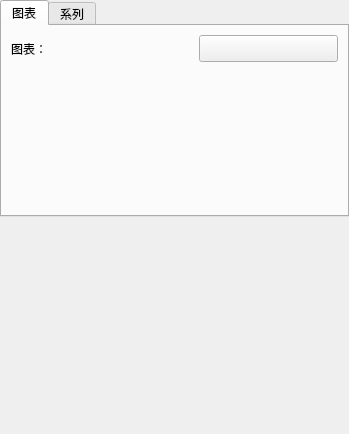
<ui version="4.0">
 <class>qSlicerPlotsModuleWidget</class>
 <widget class="qSlicerWidget" name="qSlicerPlotsModuleWidget">
  <property name="geometry">
   <rect>
    <x>0</x>
    <y>0</y>
    <width>349</width>
    <height>434</height>
   </rect>
  </property>
  <property name="sizePolicy">
   <sizepolicy hsizetype="Minimum" vsizetype="Preferred">
    <horstretch>0</horstretch>
    <verstretch>0</verstretch>
   </sizepolicy>
  </property>
  <property name="windowTitle">
   <string>图表</string>
  </property>
  <property name="windowIcon">
   <iconset resource="../qSlicerPlotsModule.qrc">
    <normaloff>:/Icons/Plots.png</normaloff>:/Icons/Plots.png</iconset>
  </property>
  <layout class="QVBoxLayout" name="verticalLayout">
   <property name="leftMargin">
    <number>0</number>
   </property>
   <property name="topMargin">
    <number>0</number>
   </property>
   <property name="rightMargin">
    <number>0</number>
   </property>
   <property name="bottomMargin">
    <number>0</number>
   </property>
   <item>
    <widget class="QTabWidget" name="PlotsTabWidget">
     <property name="currentIndex">
      <number>0</number>
     </property>
     <widget class="QWidget" name="charts">
      <attribute name="title">
       <string>图表</string>
      </attribute>
      <layout class="QFormLayout" name="formLayout_2">
       <item row="0" column="0">
        <widget class="QLabel" name="PlotChartLabel">
         <property name="minimumSize">
          <size>
           <width>0</width>
           <height>27</height>
          </size>
         </property>
         <property name="text">
          <string>图表：</string>
         </property>
        </widget>
       </item>
       <item row="0" column="1">
        <layout class="QHBoxLayout" name="horizontalLayout_3">
         <property name="sizeConstraint">
          <enum>QLayout::SetMinimumSize</enum>
         </property>
         <item>
          <widget class="qMRMLNodeComboBox" name="PlotChartNodeSelector">
           <property name="nodeTypes">
            <stringlist notr="true">
             <string>图表节点 (vtkMRMLPlotChartNode)</string>
            </stringlist>
           </property>
           <property name="renameEnabled">
            <bool>true</bool>
           </property>
          </widget>
         </item>
         <item>
          <widget class="QPushButton" name="ShowChartButton">
           <property name="sizePolicy">
            <sizepolicy hsizetype="Preferred" vsizetype="Preferred">
             <horstretch>0</horstretch>
             <verstretch>0</verstretch>
            </sizepolicy>
           </property>
           <property name="minimumSize">
            <size>
             <width>30</width>
             <height>0</height>
            </size>
           </property>
           <property name="toolTip">
            <string>允许编辑图表</string>
           </property>
           <property name="text">
            <string />
           </property>
           <property name="icon">
            <iconset resource="../../../../../Base/QTGUI/Resources/qSlicerBaseQTGUI.qrc">
             <normaloff>:/Icons/Medium/SlicerVisible.png</normaloff>:/Icons/Medium/SlicerVisible.png</iconset>
           </property>
          </widget>
         </item>
        </layout>
       </item>
       <item row="1" column="0" colspan="2">
        <widget class="qMRMLPlotChartPropertiesWidget" name="PlotChartPropertiesWidget" />
       </item>
      </layout>
     </widget>
     <widget class="QWidget" name="series">
      <attribute name="title">
       <string>系列</string>
      </attribute>
      <layout class="QFormLayout" name="formLayout">
       <item row="0" column="0">
        <widget class="QLabel" name="PlotDataSeriesLabel">
         <property name="text">
          <string>数据系列：</string>
         </property>
        </widget>
       </item>
       <item row="0" column="1">
        <widget class="qMRMLNodeComboBox" name="PlotSeriesNodeSelector">
         <property name="nodeTypes">
          <stringlist notr="true">
           <string>图表系列节点 (vtkMRMLPlotSeriesNode)</string>
          </stringlist>
         </property>
         <property name="renameEnabled">
          <bool>true</bool>
         </property>
        </widget>
       </item>
       <item row="1" column="0" colspan="2">
        <widget class="qMRMLPlotSeriesPropertiesWidget" name="PlotSeriesPropertiesWidget" />
       </item>
       <item row="2" column="0" colspan="2">
        <widget class="ctkPushButton" name="copyPlotSeriesNodePushButton">
         <property name="text">
          <string>克隆数据系列</string>
         </property>
        </widget>
       </item>
      </layout>
     </widget>
    </widget>
   </item>
   <item>
    <spacer name="verticalSpacer">
     <property name="orientation">
      <enum>Qt::Vertical</enum>
     </property>
     <property name="sizeType">
      <enum>QSizePolicy::Expanding</enum>
     </property>
     <property name="sizeHint" stdset="0">
      <size>
       <width>20</width>
       <height>1</height>
      </size>
     </property>
    </spacer>
   </item>
   <item>
    <spacer name="BottomSpacer">
     <property name="orientation">
      <enum>Qt::Vertical</enum>
     </property>
     <property name="sizeType">
      <enum>QSizePolicy::Fixed</enum>
     </property>
     <property name="sizeHint" stdset="0">
      <size>
       <width>20</width>
       <height>0</height>
      </size>
     </property>
    </spacer>
   </item>
  </layout>
 </widget>
 <customwidgets>
  <customwidget>
   <class>qMRMLNodeComboBox</class>
   <extends>QWidget</extends>
   <header>qMRMLNodeComboBox.h</header>
   <container>1</container>
  </customwidget>
  <customwidget>
   <class>qMRMLWidget</class>
   <extends>QWidget</extends>
   <header>qMRMLWidget.h</header>
   <container>1</container>
  </customwidget>
  <customwidget>
   <class>qSlicerWidget</class>
   <extends>QWidget</extends>
   <header>qSlicerWidget.h</header>
   <container>1</container>
  </customwidget>
  <customwidget>
   <class>qMRMLPlotChartPropertiesWidget</class>
   <extends>qMRMLWidget</extends>
   <header>qMRMLPlotChartPropertiesWidget.h</header>
   <container>1</container>
  </customwidget>
  <customwidget>
   <class>qMRMLPlotSeriesPropertiesWidget</class>
   <extends>qMRMLWidget</extends>
   <header>qMRMLPlotSeriesPropertiesWidget.h</header>
  </customwidget>
  <customwidget>
   <class>ctkPushButton</class>
   <extends>QPushButton</extends>
   <header>ctkPushButton.h</header>
  </customwidget>
 </customwidgets>
 <resources>
  <include location="../qSlicerPlotsModule.qrc" />
  <include location="../../../../../Base/QTGUI/Resources/qSlicerBaseQTGUI.qrc" />
 </resources>
 <connections>
  <connection>
   <sender>PlotChartNodeSelector</sender>
   <signal>currentNodeChanged(vtkMRMLNode*)</signal>
   <receiver>PlotChartPropertiesWidget</receiver>
   <slot>setMRMLPlotChartNode(vtkMRMLNode*)</slot>
   <hints>
    <hint type="sourcelabel">
     <x>175</x>
     <y>50</y>
    </hint>
    <hint type="destinationlabel">
     <x>131</x>
     <y>137</y>
    </hint>
   </hints>
  </connection>
  <connection>
   <sender>qSlicerPlotsModuleWidget</sender>
   <signal>mrmlSceneChanged(vtkMRMLScene*)</signal>
   <receiver>PlotChartNodeSelector</receiver>
   <slot>setMRMLScene(vtkMRMLScene*)</slot>
   <hints>
    <hint type="sourcelabel">
     <x>143</x>
     <y>461</y>
    </hint>
    <hint type="destinationlabel">
     <x>144</x>
     <y>44</y>
    </hint>
   </hints>
  </connection>
  <connection>
   <sender>qSlicerPlotsModuleWidget</sender>
   <signal>mrmlSceneChanged(vtkMRMLScene*)</signal>
   <receiver>PlotSeriesPropertiesWidget</receiver>
   <slot>setMRMLScene(vtkMRMLScene*)</slot>
   <hints>
    <hint type="sourcelabel">
     <x>143</x>
     <y>461</y>
    </hint>
    <hint type="destinationlabel">
     <x>143</x>
     <y>708</y>
    </hint>
   </hints>
  </connection>
  <connection>
   <sender>qSlicerPlotsModuleWidget</sender>
   <signal>mrmlSceneChanged(vtkMRMLScene*)</signal>
   <receiver>PlotSeriesNodeSelector</receiver>
   <slot>setMRMLScene(vtkMRMLScene*)</slot>
   <hints>
    <hint type="sourcelabel">
     <x>143</x>
     <y>461</y>
    </hint>
    <hint type="destinationlabel">
     <x>175</x>
     <y>530</y>
    </hint>
   </hints>
  </connection>
  <connection>
   <sender>PlotSeriesNodeSelector</sender>
   <signal>currentNodeChanged(vtkMRMLNode*)</signal>
   <receiver>PlotSeriesPropertiesWidget</receiver>
   <slot>setMRMLPlotSeriesNode(vtkMRMLNode*)</slot>
   <hints>
    <hint type="sourcelabel">
     <x>116</x>
     <y>531</y>
    </hint>
    <hint type="destinationlabel">
     <x>129</x>
     <y>597</y>
    </hint>
   </hints>
  </connection>
  <connection>
   <sender>PlotChartNodeSelector</sender>
   <signal>currentNodeChanged(bool)</signal>
   <receiver>ShowChartButton</receiver>
   <slot>setEnabled(bool)</slot>
   <hints>
    <hint type="sourcelabel">
     <x>206</x>
     <y>42</y>
    </hint>
    <hint type="destinationlabel">
     <x>262</x>
     <y>44</y>
    </hint>
   </hints>
  </connection>
  <connection>
   <sender>qSlicerPlotsModuleWidget</sender>
   <signal>mrmlSceneChanged(vtkMRMLScene*)</signal>
   <receiver>PlotChartPropertiesWidget</receiver>
   <slot>setMRMLScene(vtkMRMLScene*)</slot>
   <hints>
    <hint type="sourcelabel">
     <x>143</x>
     <y>461</y>
    </hint>
    <hint type="destinationlabel">
     <x>143</x>
     <y>240</y>
    </hint>
   </hints>
  </connection>
 </connections>
</ui>
